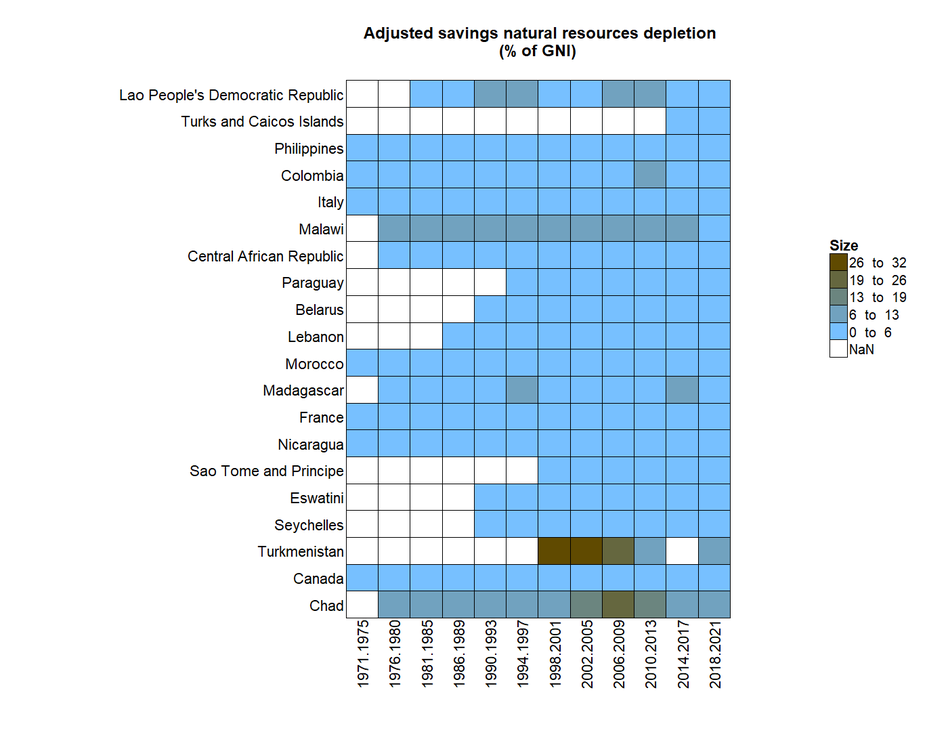
#> input picture generated-heatmaps/Adjusted_savings__natural_resources_depletion____of_GNI_.png, 948 x 745 px, shrunk from 1400 x 1100 before the run
$ python -i encoder_tool.py   (imports and definitions only)
#> lines starting #> are read from the running program, lines starting #| are printed output that depends on the picture; after the words box and inside, x2 and y2 are one past the last pixel; in counts of white or black regions, pixels touching at a corner belong together
import cv2
import numpy as np
from PIL import Image
import matplotlib.pyplot as plt
import pytesseract
import os


class ROI:
  '''
  Identifies the region of interest for the extraction of text
  '''

  def __init__(self, image_path):
    self.image_path = image_path
    self.image = cv2.imread(self.image_path)
#> self.image is the input picture: shape (745, 948, 3); mean B, G, R 243, 231.2, 216.2
    self.contours = self.find_contours()
    self.image_np = np.array(self.image)
    self.largest_contour = self.detect_grid()

  def find_contours(self):

    gray = cv2.cvtColor(self.image, cv2.COLOR_BGR2GRAY)
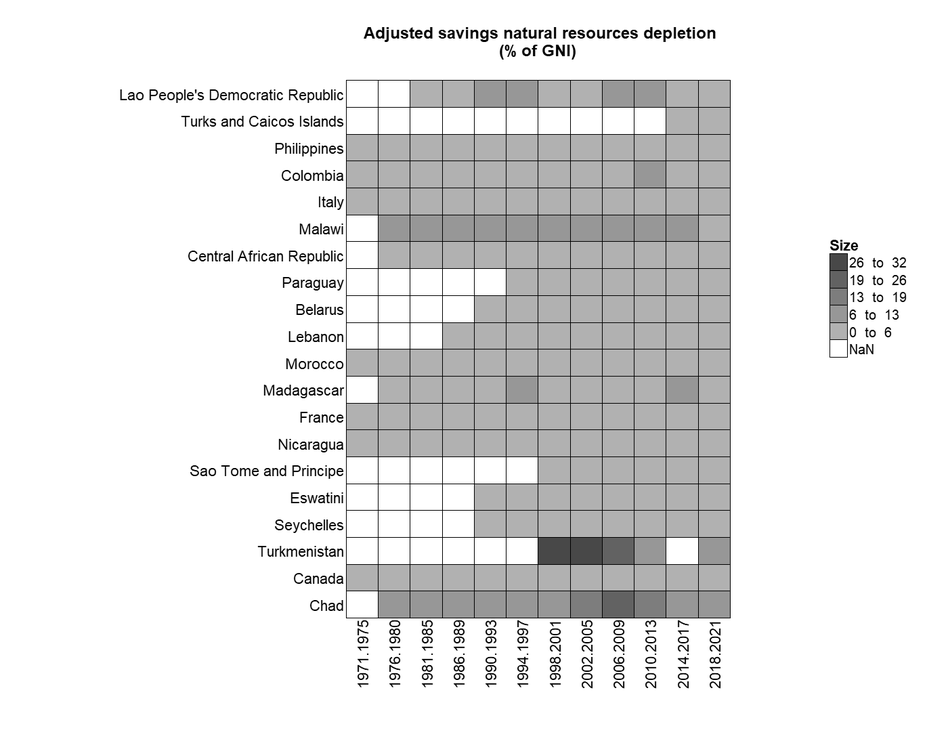
#> gray: shape (745, 948); min 0, max 255, mean 228
    _, thresh = cv2.threshold(gray, 200, 255, cv2.THRESH_BINARY_INV)
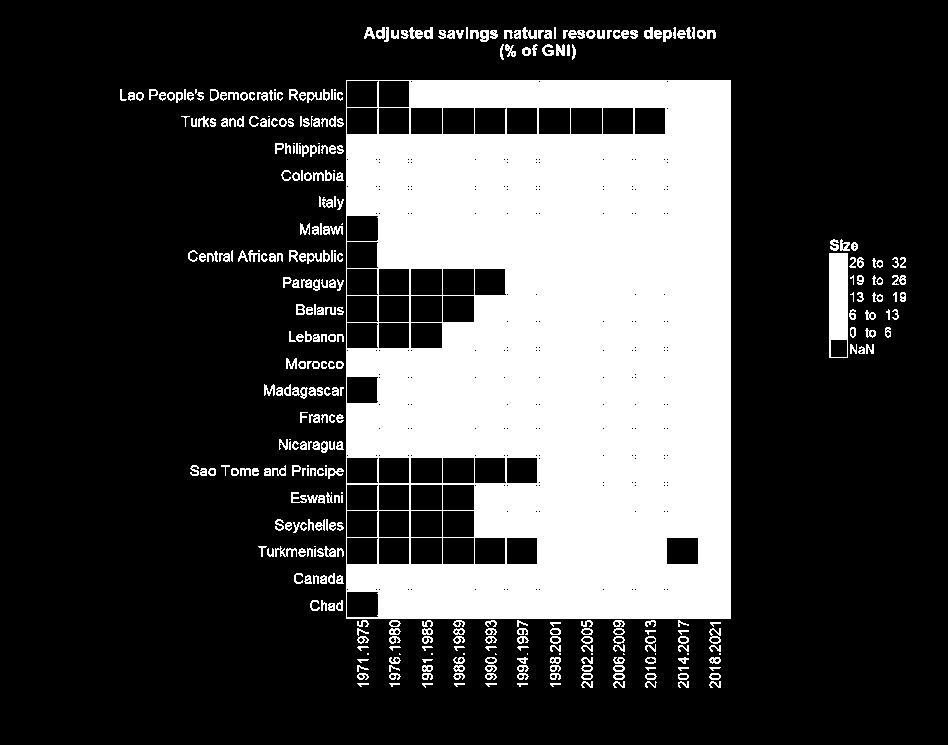
#> thresh: shape (745, 948); 26.4% white; 389 white regions (44 under 20 px)
    contours, _ = cv2.findContours(thresh, cv2.RETR_EXTERNAL, cv2.CHAIN_APPROX_SIMPLE)
#> contours = 389 contours, 144 with area under 20; largest, box (x1, y1, x2, y2) and area: (346, 80, 731, 619) 206592, (829, 253, 848, 358) 1872, (409, 27, 423, 39) 86, (709, 628, 721, 644) 83, (480, 30, 489, 42) 82
#> in __init__, `self.contours = self.find_contours()`: self.contours has the same summary as contours in find_contours

    return contours

  def detect_grid(self):
    max_area = 0
    largest_contour = None

    for contour in self.contours:
      area = cv2.contourArea(contour)

      if area > max_area:
        max_area = area
        largest_contour = contour
#> this loop made 389 passes
#> (area, max_area, largest_contour) on passes 241, 346: (1872, 1872, [[829, 253], [829, 357], [847, 357], [847, 253]]), (206592, 206592, [[346, 80], [346, 618], [730, 618], [730, 80]])
#> (area, max_area) on passes 8, 12, 13, 16, 73, 76: (22.5, 22.5), (23.5, 23.5), (57, 57), (58, 58), (59, 59), (61, 61)
#> after the loop, max_area = 206592
#> in __init__, `self.largest_contour = self.detect_grid()`: self.largest_contour = [[346, 80], [346, 618], [730, 618], [730, 80]]

    return largest_contour

  # [7 lines left out: function detect_color_legend, not called in this run]

  # Display the cropped region of interest
  def draw_bounding_box(self, roi):

    gray_roi = cv2.cvtColor(roi, cv2.COLOR_BGR2GRAY)
    x, y, w, h = cv2.boundingRect(gray_roi)
    cv2.rectangle(self.image_np, (x, y), (x + w, y + h), (0, 255, 0), 2)
    plt.imshow(cv2.cvtColor(self.image_np, cv2.COLOR_BGR2RGB))
    plt.title("Bounding Box")
    plt.axis('off')
    plt.show()

  # [26 lines left out: functions detect_title_roi, detect_yaxis_roi, detect_xaxis_roi, not called in this run]

  def detect_legend_roi(self):
    if self.largest_contour is not None:
      x, y, w, h = cv2.boundingRect(self.largest_contour)
#> x = 346; y = 80; w = 385; h = 539
      right = max(self.image_np.shape[1], x + 2 * w)
#> right = 1116
      legend_roi = self.image_np[y:y + h, x + w:right]
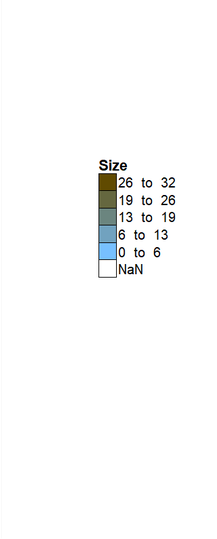
#> legend_roi: shape (539, 217, 3); mean B, G, R 251, 251.1, 250.7
      self.draw_bounding_box(legend_roi)
#> in draw_bounding_box, `x, y, w, h = cv2.boundingRect(gray_roi)`: x = 0; w = 217; h = 539
#> in draw_bounding_box, `cv2.rectangle(self.image_np, (x, y), (x + w, y + h), (0, 255, 0), 2)`:
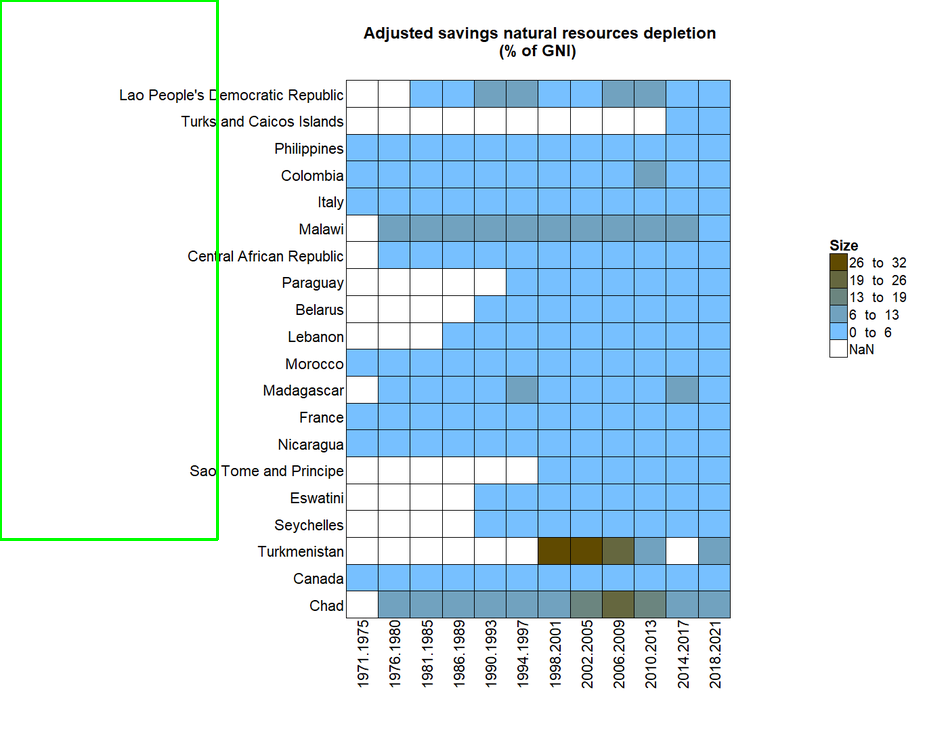
#> self.image_np: shape (745, 948, 3); 0.53% of pixels changed, all inside (x1, y1, x2, y2) = (0, 0, 219, 541)

      # Crop the image and return a copy without modifying the original
    return legend_roi


class ColorExtractor(ROI):
  '''
  Extracts color in the given image contour
  '''

  # [4 lines left out: function __init__, not called in this run]


class TextExtraction(ColorExtractor):
  '''
  Extracts the text in the given region of interest.
  '''
  # [63 lines left out: functions __init__, extract_title, extract_yaxis_labels, extract_xaxis_labels, remove_legend, extract_legend_values and 1 more, not called in this run]


class GridProcessor:
  pass


class ColorMapping(TextExtraction, GridProcessor):

  def __init__(self, image_path):
    super.__init__(self, image_path)
    pass

  def map_legend_values(self):
    pass

  def map_gridcells_values(self):
    pass


>>> result = ROI('../generated-heatmaps/Adjusted_savings__natural_resources_depletion____of_GNI_.png').detect_legend_roi()

$ run again, on generated-heatmaps/Adjusted_net_national_income_per_capita__constant_2015_US__.png
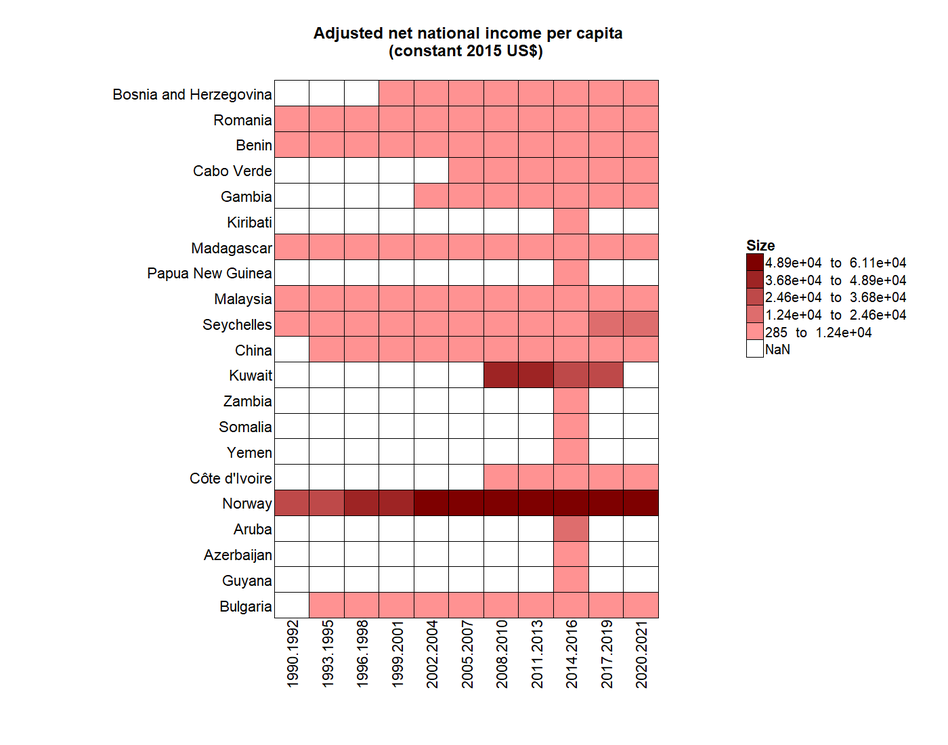
#> input picture generated-heatmaps/Adjusted_net_national_income_per_capita__constant_2015_US__.png, 948 x 745 px, shrunk from 1400 x 1100 before the run
#> in __init__, self.image is the input picture: shape (745, 948, 3); mean B, G, R 227.8, 227.8, 244.4
#> in find_contours, `_, thresh = cv2.threshold(gray, 200, 255, cv2.THRESH_BINARY_INV)`:
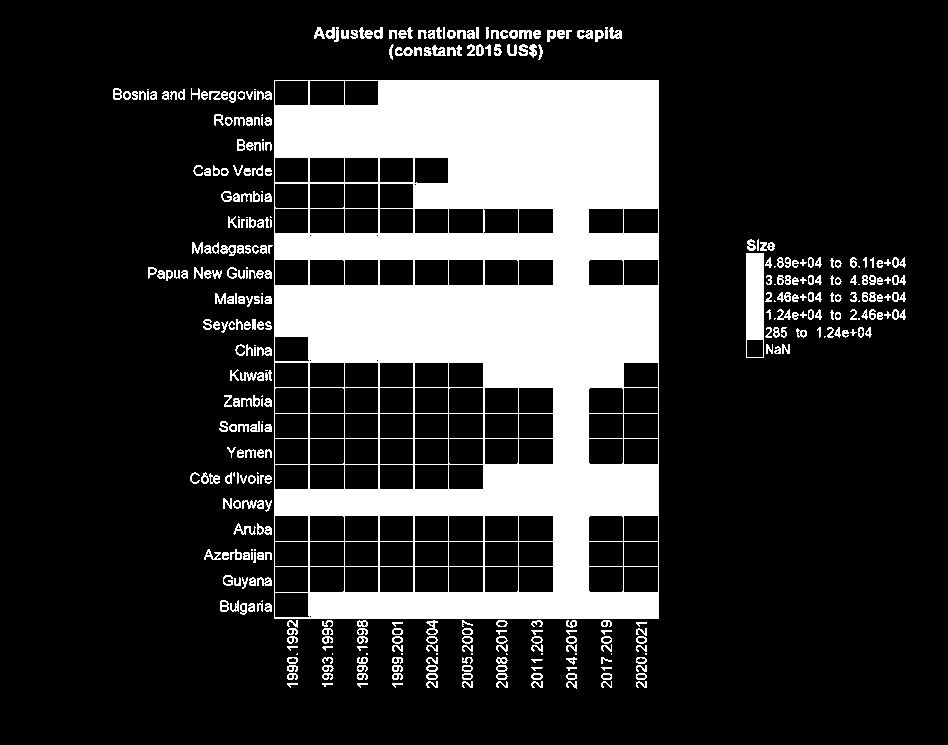
#> thresh: shape (745, 948); 19.6% white; 397 white regions (54 under 20 px)
#> contours = 397 contours, 124 with area under 20; largest, box (x1, y1, x2, y2) and area: (274, 80, 659, 619) 206592, (746, 253, 764, 358) 1768, (220, 245, 236, 256) 102, (426, 620, 438, 635) 91, (432, 45, 446, 56) 90
#> self.contours has the same summary as contours in find_contours
#> the loop in detect_grid, `for contour in self.contours:` made 397 passes
#> (area, max_area, largest_contour) on passes 279, 351: (1768, 1768, [[746, 253], [746, 357], [763, 357], [763, 253]]), (206592, 206592, [[274, 80], [274, 618], [658, 618], [658, 80]])
#> after the loop in detect_grid, `for contour in self.contours:`: max_area = 206592
#> self.largest_contour = [[274, 80], [274, 618], [658, 618], [658, 80]]
#> in detect_legend_roi, `x, y, w, h = cv2.boundingRect(self.largest_contour)`: x = 274; y = 80; w = 385; h = 539
#> right = 1044
#> in draw_bounding_box, `x, y, w, h = cv2.boundingRect(gray_roi)`: x = 0; w = 289; h = 539
#> in draw_bounding_box, `cv2.rectangle(self.image_np, (x, y), (x + w, y + h), (0, 255, 0), 2)`:
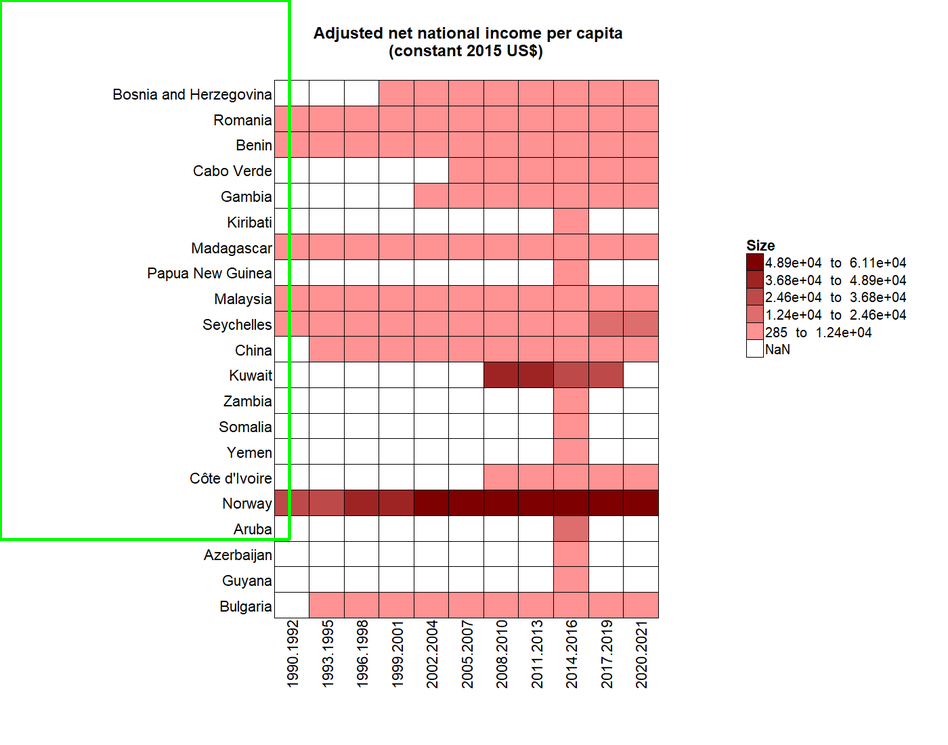
#> self.image_np: shape (745, 948, 3); 0.59% of pixels changed, all inside (x1, y1, x2, y2) = (0, 0, 291, 541)

$ run again, on generated-heatmaps/Adjusted_savings__energy_depletion____of_GNI_.png
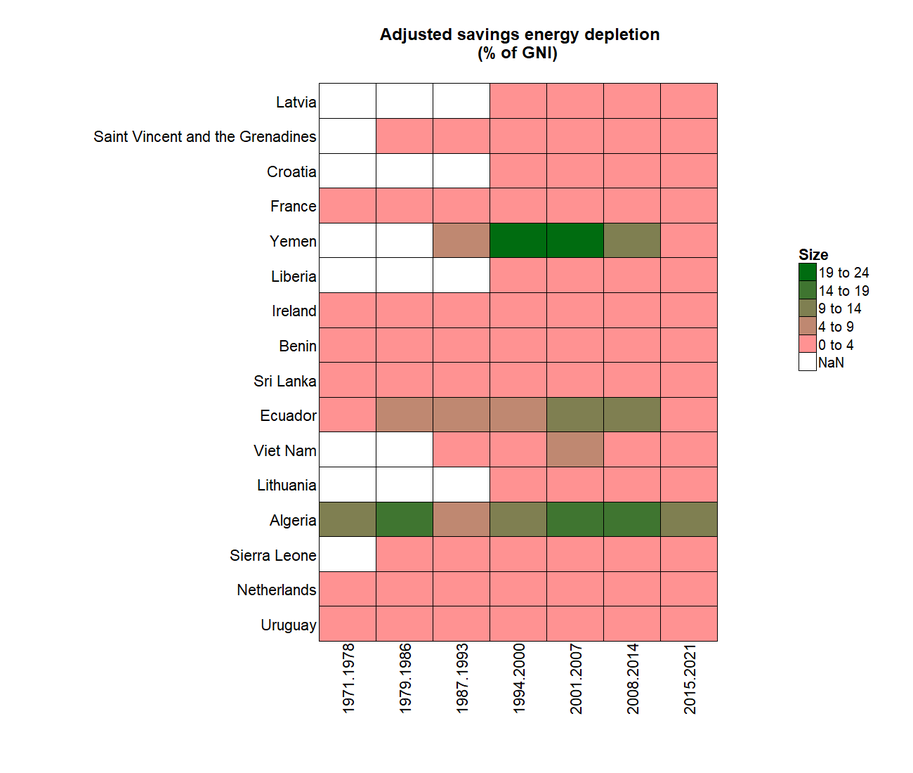
#> input picture generated-heatmaps/Adjusted_savings__energy_depletion____of_GNI_.png, 913 x 773 px, shrunk from 1300 x 1100 before the run
#> in __init__, self.image is the input picture: shape (773, 913, 3); mean B, G, R 217.7, 219.9, 242.4
#> in find_contours, `_, thresh = cv2.threshold(gray, 200, 255, cv2.THRESH_BINARY_INV)`:
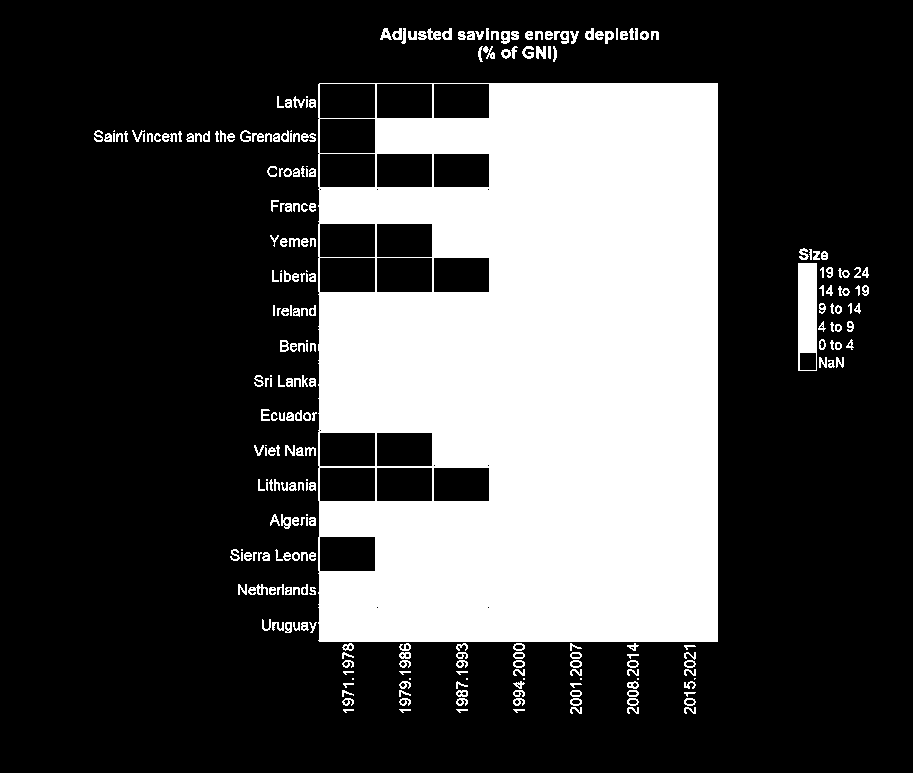
#> thresh: shape (773, 913); 28.8% white; 276 white regions (35 under 20 px)
#> contours = 276 contours, 98 with area under 20; largest, box (x1, y1, x2, y2) and area: (318, 83, 718, 642) 222382, (798, 263, 817, 371) 1926, (501, 31, 510, 44) 88, (427, 28, 441, 40) 84, (248, 584, 268, 595) 82
#> self.contours has the same summary as contours in find_contours
#> the loop in detect_grid, `for contour in self.contours:` made 276 passes
#> (area, max_area, largest_contour) on pass 182: (1926, 1926, [[798, 263], [798, 370], [816, 370], [816, 263]])
#> after the loop in detect_grid, `for contour in self.contours:`: largest_contour = contour of 92 points, box (x1, y1, x2, y2) (318, 83, 718, 642), area 222382; max_area = 222382
#> self.largest_contour has the same summary as largest_contour in detect_grid
#> in detect_legend_roi, `x, y, w, h = cv2.boundingRect(self.largest_contour)`: x = 318; y = 83; w = 400; h = 559
#> right = 1118
#> in draw_bounding_box, `x, y, w, h = cv2.boundingRect(gray_roi)`: x = 0; w = 195; h = 559
#> in draw_bounding_box, `cv2.rectangle(self.image_np, (x, y), (x + w, y + h), (0, 255, 0), 2)`:
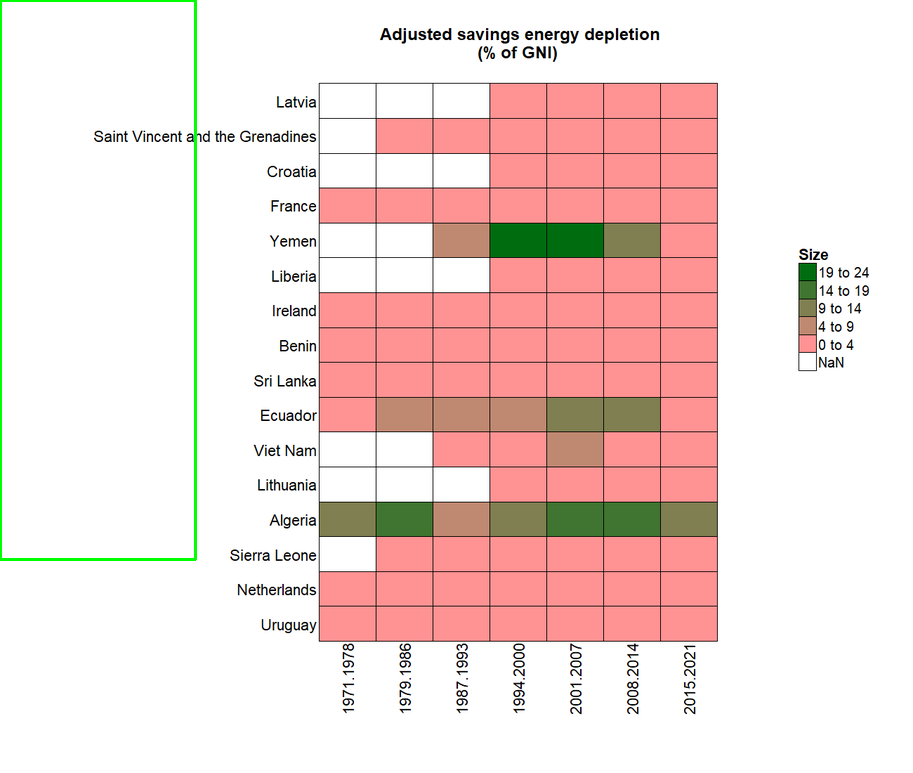
#> self.image_np: shape (773, 913, 3); 0.53% of pixels changed, all inside (x1, y1, x2, y2) = (0, 0, 197, 561)
